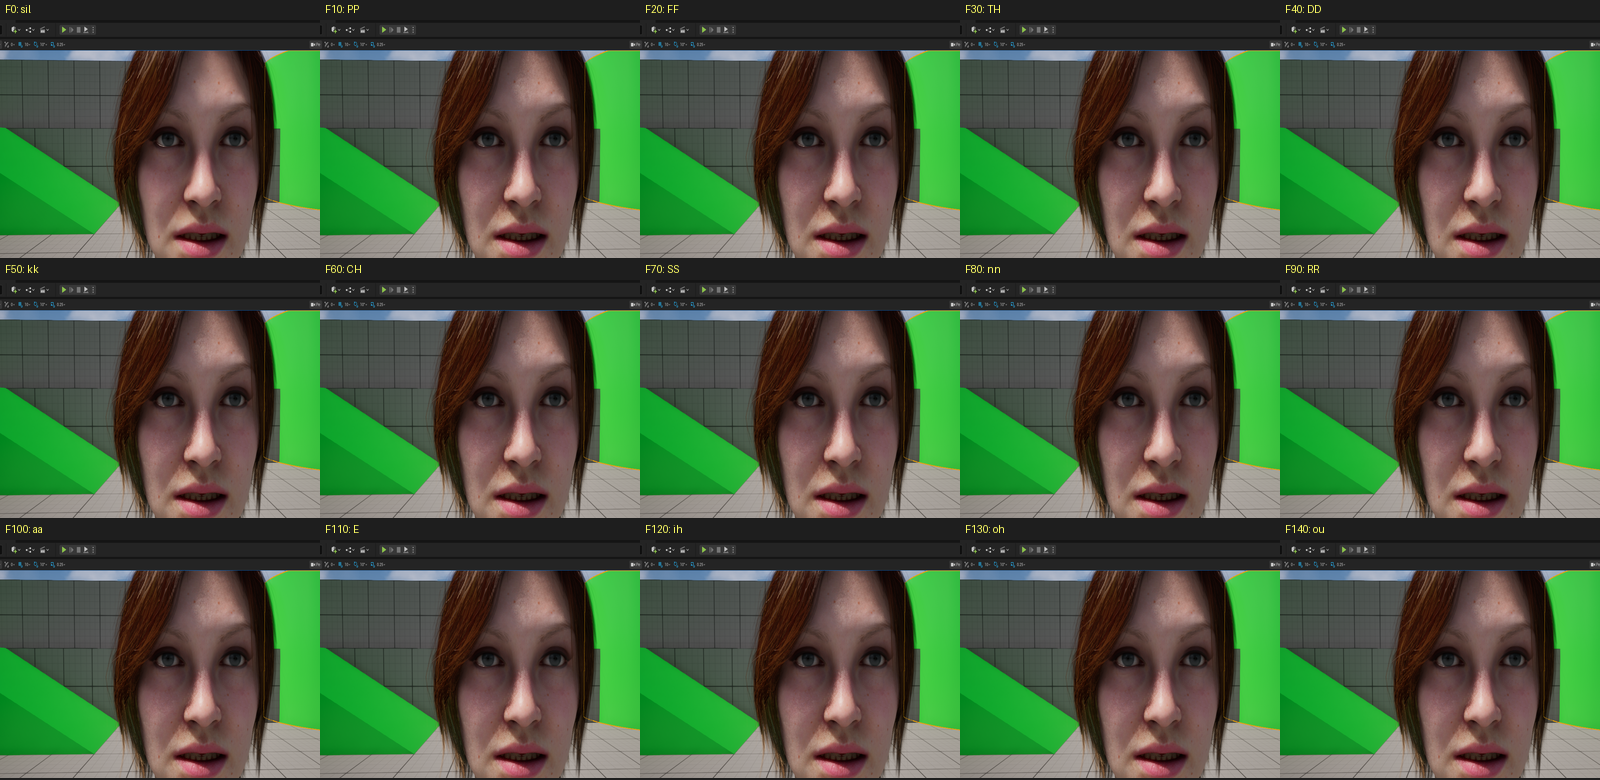

Here is the Python script that generated this plot:
"""Take screenshots of all 15 visemes in a grid."""
import json, urllib.request, time
import win32gui, win32con
from PIL import ImageGrab, Image, ImageDraw

UE_API = "http://127.0.0.1:30010/remote/object/call"
def ue_exec(code):
    payload = json.dumps({
        "objectPath": "/Script/PythonScriptPlugin.Default__PythonScriptLibrary",
        "functionName": "ExecutePythonCommand",
        "parameters": {"PythonCommand": code}
    }).encode()
    req = urllib.request.Request(UE_API, data=payload,
        headers={"Content-Type": "application/json"}, method="PUT")
    return json.loads(urllib.request.urlopen(req, timeout=30).read().decode())

results = []
def callback(hwnd, extra):
    title = win32gui.GetWindowText(hwnd)
    if 'Unreal Editor' in title and win32gui.IsWindowVisible(hwnd):
        results.append((hwnd, title))
win32gui.EnumWindows(callback, None)
hwnd = results[0][0]
win32gui.SetWindowPos(hwnd, win32con.HWND_TOPMOST, 0, 0, 0, 0,
    win32con.SWP_NOMOVE | win32con.SWP_NOSIZE)
win32gui.ShowWindow(hwnd, win32con.SW_MAXIMIZE)
time.sleep(1)

rect = win32gui.GetWindowRect(hwnd)
x, y, x2, y2 = rect
w, h = x2 - x, y2 - y
vx1 = x + int(w * 0.10)
vy1 = y + int(h * 0.04)
vx2 = x + int(w * 0.58)
vy2 = y + int(h * 0.52)

frames = [
    (0, "sil"), (10, "PP"), (20, "FF"), (30, "TH"), (40, "DD"),
    (50, "kk"), (60, "CH"), (70, "SS"), (80, "nn"), (90, "RR"),
    (100, "aa"), (110, "E"), (120, "ih"), (130, "oh"), (140, "ou"),
]

cols = 5
rows = 3
cell_w, cell_h = 320, 260

grid = Image.new('RGB', (cols * cell_w, rows * cell_h), (30, 30, 30))
for i, (frame, name) in enumerate(frames):
    ue_exec(f"import unreal; unreal.LevelSequenceEditorBlueprintLibrary.set_current_time({frame})")
    time.sleep(0.6)
    img = ImageGrab.grab(bbox=(vx1, vy1, vx2, vy2))
    img = img.resize((cell_w, cell_h - 22), Image.LANCZOS)
    cell = Image.new('RGB', (cell_w, cell_h), (30, 30, 30))
    draw = ImageDraw.Draw(cell)
    draw.text((5, 3), f"F{frame}: {name}", fill=(255, 255, 100))
    cell.paste(img, (0, 20))
    col = i % cols
    row = i // cols
    grid.paste(cell, (col * cell_w, row * cell_h))

grid.save("c:/Users/yuval/src/aivatar/ue_all_visemes.png")
print(f"Saved: {grid.size}")

win32gui.SetWindowPos(hwnd, win32con.HWND_NOTOPMOST, 0, 0, 0, 0,
    win32con.SWP_NOMOVE | win32con.SWP_NOSIZE)
